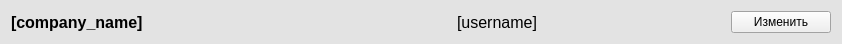
<?xml version="1.0" encoding="UTF-8"?>
<ui version="4.0">
 <class>CompanyWidget</class>
 <widget class="QWidget" name="CompanyWidget">
  <property name="geometry">
   <rect>
    <x>0</x>
    <y>0</y>
    <width>842</width>
    <height>41</height>
   </rect>
  </property>
  <property name="palette">
   <palette>
    <active>
     <colorrole role="Base">
      <brush brushstyle="SolidPattern">
       <color alpha="255">
        <red>255</red>
        <green>255</green>
        <blue>255</blue>
       </color>
      </brush>
     </colorrole>
     <colorrole role="Window">
      <brush brushstyle="SolidPattern">
       <color alpha="255">
        <red>227</red>
        <green>227</green>
        <blue>227</blue>
       </color>
      </brush>
     </colorrole>
    </active>
    <inactive>
     <colorrole role="Base">
      <brush brushstyle="SolidPattern">
       <color alpha="255">
        <red>255</red>
        <green>255</green>
        <blue>255</blue>
       </color>
      </brush>
     </colorrole>
     <colorrole role="Window">
      <brush brushstyle="SolidPattern">
       <color alpha="255">
        <red>227</red>
        <green>227</green>
        <blue>227</blue>
       </color>
      </brush>
     </colorrole>
    </inactive>
    <disabled>
     <colorrole role="Base">
      <brush brushstyle="SolidPattern">
       <color alpha="255">
        <red>227</red>
        <green>227</green>
        <blue>227</blue>
       </color>
      </brush>
     </colorrole>
     <colorrole role="Window">
      <brush brushstyle="SolidPattern">
       <color alpha="255">
        <red>227</red>
        <green>227</green>
        <blue>227</blue>
       </color>
      </brush>
     </colorrole>
    </disabled>
   </palette>
  </property>
  <property name="windowTitle">
   <string>Form</string>
  </property>
  <property name="autoFillBackground">
   <bool>true</bool>
  </property>
  <layout class="QHBoxLayout" name="horizontalLayout">
   <item>
    <widget class="QLabel" name="CompanyLabel">
     <property name="minimumSize">
      <size>
       <width>400</width>
       <height>0</height>
      </size>
     </property>
     <property name="font">
      <font>
       <pointsize>12</pointsize>
       <weight>75</weight>
       <bold>true</bold>
      </font>
     </property>
     <property name="text">
      <string>[company_name]</string>
     </property>
    </widget>
   </item>
   <item>
    <spacer name="horizontalSpacer_2">
     <property name="orientation">
      <enum>Qt::Horizontal</enum>
     </property>
     <property name="sizeType">
      <enum>QSizePolicy::Fixed</enum>
     </property>
     <property name="sizeHint" stdset="0">
      <size>
       <width>40</width>
       <height>20</height>
      </size>
     </property>
    </spacer>
   </item>
   <item>
    <widget class="QLabel" name="UsernameLabel">
     <property name="minimumSize">
      <size>
       <width>100</width>
       <height>0</height>
      </size>
     </property>
     <property name="font">
      <font>
       <pointsize>12</pointsize>
      </font>
     </property>
     <property name="text">
      <string>[username]</string>
     </property>
    </widget>
   </item>
   <item>
    <spacer name="horizontalSpacer">
     <property name="orientation">
      <enum>Qt::Horizontal</enum>
     </property>
     <property name="sizeHint" stdset="0">
      <size>
       <width>154</width>
       <height>20</height>
      </size>
     </property>
    </spacer>
   </item>
   <item>
    <widget class="QPushButton" name="EditButton">
     <property name="minimumSize">
      <size>
       <width>100</width>
       <height>0</height>
      </size>
     </property>
     <property name="text">
      <string>Изменить</string>
     </property>
    </widget>
   </item>
  </layout>
 </widget>
 <resources/>
 <connections/>
</ui>
